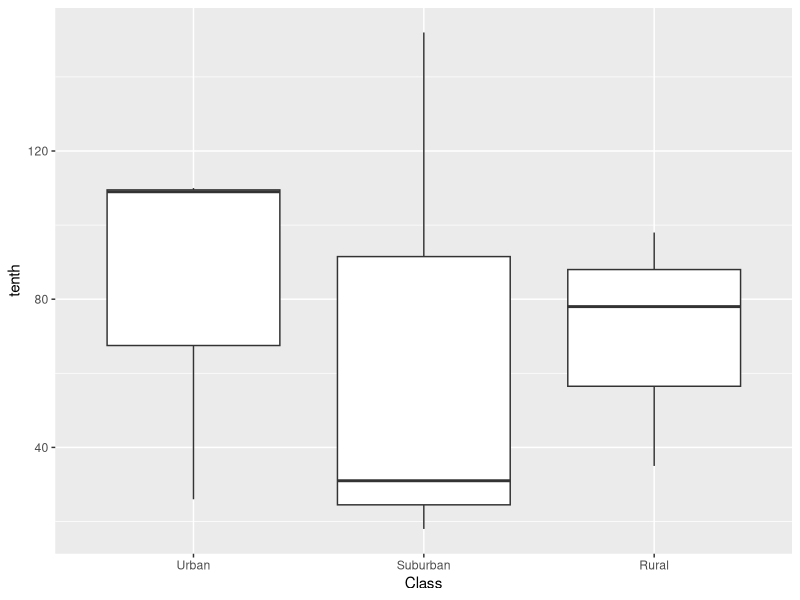
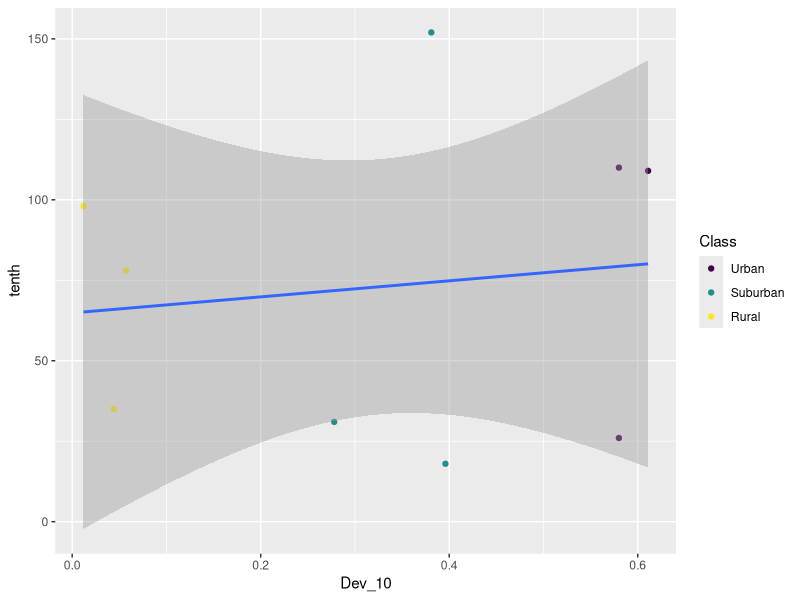

Reproduce these figures in R, in order.
library(tidyverse)

# Script to analyze frass data

# Goal is to run an ANOVAs and LM to see if there are differences of 
#biomass and phenology across an urbanization gradient

# read in data

pheno_data <- read.csv("data_products/frass_pheno.csv")

# check to see if the urbanization levels are in the correct order
levels(pheno_data$Class) # not a factor so reorder

pheno_data$Class <- ordered(pheno_data$Class, levels = c("Urban",
                                                         "Suburban",
                                                         "Rural"))

# First we will do this for the tenth percentile

#Let's visualize the data first
ggplot() + 
  geom_boxplot(pheno_data, mapping = aes(x = Class, y = tenth))

tenth.anova <- aov(tenth ~ Class, data = pheno_data)
summary(tenth.anova)
TukeyHSD(tenth.anova)

# Now let's add in the Urbanization gradient from GIS DATA
urb_data <- read.csv("data_products/urbanization_gradient.csv")
pheno_data_urb <- left_join(pheno_data, urb_data, by = "Site")

ggplot(pheno_data_urb, aes(x = Dev_10, y = tenth)) + 
  geom_point(mapping = aes(color = Class)) + 
  geom_smooth(mapping = aes(), method = 'lm')

tenth.lm <- lm(formula = tenth ~ Dev_10, data = pheno_data_urb)
summary(tenth.lm)  

## Try to see if you can do this on your own for the fiftieth and nintieth percentiles
## FOr both annovas and lm 
## What do these results mean?



## Also try the whole process for biomass (you'll have to read in new data)


